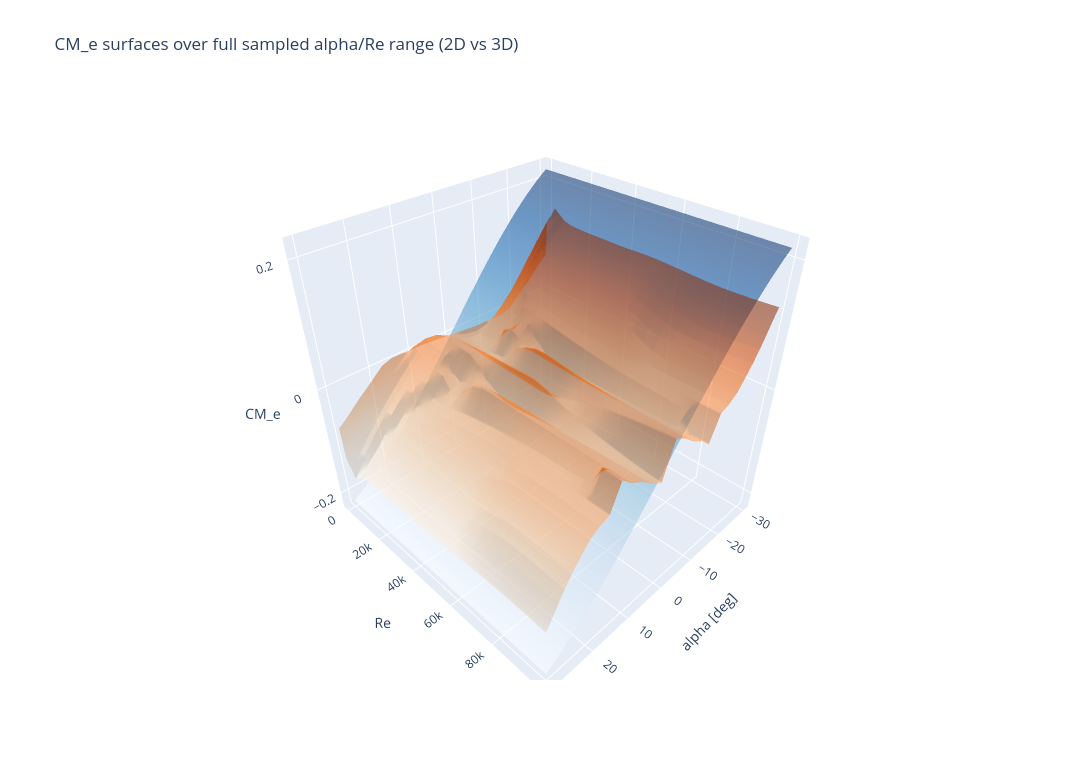

This figure's notebook cell:
### Code cell
# CM_e surfaces over the FULL sampled alpha/Re grid (not trajectories)
import numpy as np
import plotly.graph_objects as go
from pathlib import Path

art_dir = root / 'artifacts/3d_llt_export/Output_wing_elevator'
alpha_path = art_dir / 'sampling_alpha_grid.npy'
re_path = art_dir / 'sampling_Re_grid.npy'
cm3d_path = art_dir / 'elevator_raw_CM.npy'

for p in [alpha_path, re_path, cm3d_path]:
    if not p.exists():
        raise FileNotFoundError(f'Missing artifact file: {p}')

alpha_flat = np.load(alpha_path).reshape(-1)
re_flat = np.load(re_path).reshape(-1)
cm3d_flat = np.load(cm3d_path).reshape(-1)

# Build consistent alpha/Re mesh from sampled points
alpha_u = np.unique(alpha_flat)
re_u = np.unique(re_flat)
AA, RR = np.meshgrid(alpha_u, re_u)

# 3D CM from artifact values on sampled grid
cm3d_df = pd.DataFrame({'alpha': alpha_flat, 'Re': re_flat, 'CM3D': cm3d_flat})
cm3d_grid = (
    cm3d_df
    .pivot_table(index='Re', columns='alpha', values='CM3D', aggfunc='mean')
    .reindex(index=re_u, columns=alpha_u)
    .to_numpy()
)

# 2D CM model used in dynamics code: C_M(alpha) = -0.25 * C_L(alpha), C_L(alpha)=sin(2*alpha)
# alpha in artifacts is in degrees -> convert to radians.
AA_rad = np.deg2rad(AA)
cm2d_grid = -0.25 * (2.0 * np.sin(AA_rad) * np.cos(AA_rad))

fig = go.Figure()
fig.add_trace(go.Surface(
    x=AA, y=RR, z=cm2d_grid,
    name='CM_e 2D model surface',
    opacity=0.55,
    colorscale='Blues',
    showscale=False
))
fig.add_trace(go.Surface(
    x=AA, y=RR, z=cm3d_grid,
    name='CM_e 3D LLT surface',
    opacity=0.55,
    colorscale='Oranges',
    showscale=False
))

# Optional difference surface can help spotting discrepancy quickly
cm_diff = cm3d_grid - cm2d_grid
fig.add_trace(go.Surface(
    x=AA, y=RR, z=cm_diff,
    name='CM_e (3D - 2D) surface',
    opacity=0.35,
    colorscale='RdBu',
    visible='legendonly',
    showscale=False
))

fig.update_layout(
    title='CM_e surfaces over full sampled alpha/Re range (2D vs 3D)',
    height=760, width=1100,
    legend=dict(orientation='h'),
    scene=dict(
        xaxis_title='alpha [deg]',
        yaxis_title='Re',
        zaxis_title='CM_e'
    )
)
fig.show()

print('Grid shape:', AA.shape, '| alpha range [deg]:', (float(alpha_u.min()), float(alpha_u.max())), '| Re range:', (float(re_u.min()), float(re_u.max())))
print('CM 2D range:', (float(np.nanmin(cm2d_grid)), float(np.nanmax(cm2d_grid))))
print('CM 3D range:', (float(np.nanmin(cm3d_grid)), float(np.nanmax(cm3d_grid))))
print('CM diff range (3D-2D):', (float(np.nanmin(cm_diff)), float(np.nanmax(cm_diff))))

### Figure 1 — Plotly figure (JSON) as saved in the notebook; plotly's stock layout.template omitted (floating-point values rounded to 4 significant figures; data arrays with more than 128 entries replaced by an {"elided": "..."} marker saying what was removed)
{"data": [{"colorscale": [[0, "rgb(247,251,255)"], [0.125, "rgb(222,235,247)"], [0.25, "rgb(198,219,239)"], [0.375, "rgb(158,202,225)"], [0.5, "rgb(107,174,214)"], [0.625, "rgb(66,146,198)"], [0.75, "rgb(33,113,181)"], [0.875, "rgb(8,81,156)"], [1, "rgb(8,48,107)"]], "name": "CM_e 2D model surface", "opacity": 0.55, "showscale": false, "type": "surface", "x": {"elided": "32x32 float values"}, "y": {"elided": "32x32 float values"}, "z": {"elided": "32x32 float values"}}, {"colorscale": [[0, "rgb(255,245,235)"], [0.125, "rgb(254,230,206)"], [0.25, "rgb(253,208,162)"], [0.375, "rgb(253,174,107)"], [0.5, "rgb(253,141,60)"], [0.625, "rgb(241,105,19)"], [0.75, "rgb(217,72,1)"], [0.875, "rgb(166,54,3)"], [1, "rgb(127,39,4)"]], "name": "CM_e 3D LLT surface", "opacity": 0.55, "showscale": false, "type": "surface", "x": {"elided": "32x32 float values"}, "y": {"elided": "32x32 float values"}, "z": {"elided": "32x32 float values"}}, {"colorscale": [[0, "rgb(103,0,31)"], [0.1, "rgb(178,24,43)"], [0.2, "rgb(214,96,77)"], [0.3, "rgb(244,165,130)"], [0.4, "rgb(253,219,199)"], [0.5, "rgb(247,247,247)"], [0.6, "rgb(209,229,240)"], [0.7, "rgb(146,197,222)"], [0.8, "rgb(67,147,195)"], [0.9, "rgb(33,102,172)"], [1, "rgb(5,48,97)"]], "name": "CM_e (3D - 2D) surface", "opacity": 0.35, "showscale": false, "type": "surface", "visible": "legendonly", "x": {"elided": "32x32 float values"}, "y": {"elided": "32x32 float values"}, "z": {"elided": "32x32 float values"}}], "layout": {"height": 760, "legend": {"orientation": "h"}, "scene": {"xaxis": {"title": {"text": "alpha [deg]"}}, "yaxis": {"title": {"text": "Re"}}, "zaxis": {"title": {"text": "CM_e"}}}, "title": {"text": "CM_e surfaces over full sampled alpha/Re range (2D vs 3D)"}, "width": 1100}}
